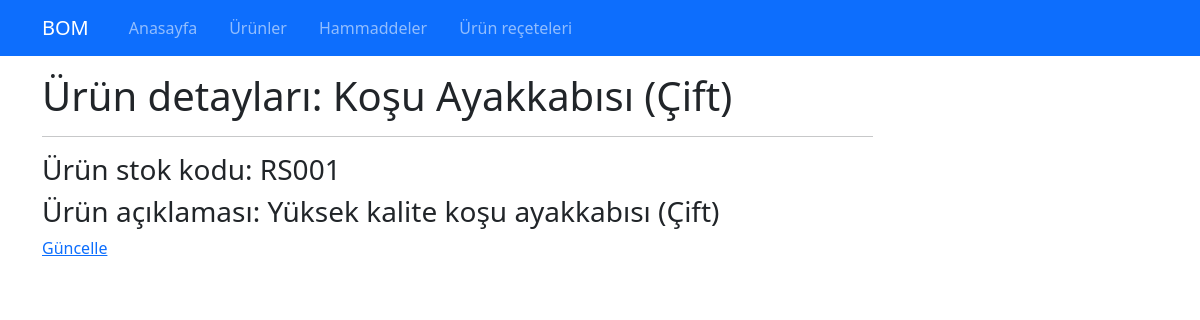
/products/RS001, run on the app's committed database.
### bom/models.py (models this page shows, shortened)
class Product(models.Model):
    name = models.CharField(max_length=100, unique=True)
    description = models.TextField(blank=True, null=True)
    sku = models.CharField(max_length=50, unique=True)

### bom/views.py (the view)
# urls.py: path("products/<str:product_sku>", views.product_details, name="product_details"),
def product_details(request, product_sku):
    product = get_object_or_404(Product , sku = product_sku)
    context = {"product": product}
    return render(request, "bom/product_details.html", context)

### bom/templates/bom/product_details.html (shortened to what this page needs)
{% extends "base.html" %}
{% block content %}
<div class="container mt-3">
    <div class="row">
        <div class="col-9">
            <h1>Ürün detayları: {{product.name}}</h1>
            <hr>
            <h3>Ürün stok kodu: {{product.sku}}</h3>
            <h3>Ürün açıklaması: {{product.description}}</h3>
            <a href="{% url 'update_product' product.sku %}">Güncelle</a>
        </div>
    </div>
</div>
{% endblock %}

### data on the page
Product: name "Koşu Ayakkabısı (Çift)", sku "RS001", description "Yüksek kalite koşu ayakkabısı (Çift)"
